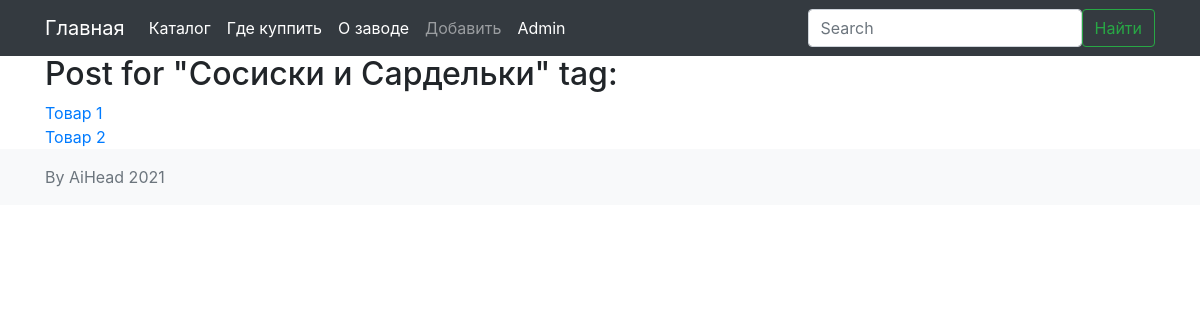
The page /blog/tag/Сосиски-и-Сардельки (signed in) on the database its author committed.
### models.py (models this page shows, shortened)
class Tag(db.Model):
    id = db.Column(db.Integer, primary_key=True)
    name = db.Column(db.String(100))
    slug = db.Column(db.String(140), unique=True)
    image = db.Column(db.String(150), default='')
    subtitle = db.Column(db.Text)

class Post(db.Model):
    id = db.Column(db.Integer, primary_key=True)
    title = db.Column(db.String(140))
    slug = db.Column(db.String(140), unique=True)
    body = db.Column(db.Text)
    image = db.Column(db.String(150), default='')
    created = db.Column(db.DateTime, default=datetime.now())
    tags = db.relationship('Tag', secondary=post_tags, backref=db.backref('posts', lazy='dynamic'))

### posts/blueprint.py (the view)
@posts.route('/tag/<slug>')
def tag_detail(slug):
    tag = Tag.query.filter(Tag.slug == slug).first_or_404()
    posts = tag.posts.all()
    return render_template('posts/tag_detail.html', tag=tag, posts=posts)

### posts/templates/posts/tag_detail.html (shortened to what this page needs)
{% extends 'base.html' %}
{% block content_title %}
    Post for "{{ tag.name }}" tag:
{% endblock %}
{% block content %}
    {% for post in posts %}
        <div class="post">
            <a href="{{ url_for('posts.post_detail', slug=posts.slug) }}">{{ post.title }}</a>
        </div>
    {% endfor %}
{% endblock %}

### rows shown on the page
Tag: name "Сосиски и Сардельки"
Post: title "Товар 1"
Post: title "Товар 2"
